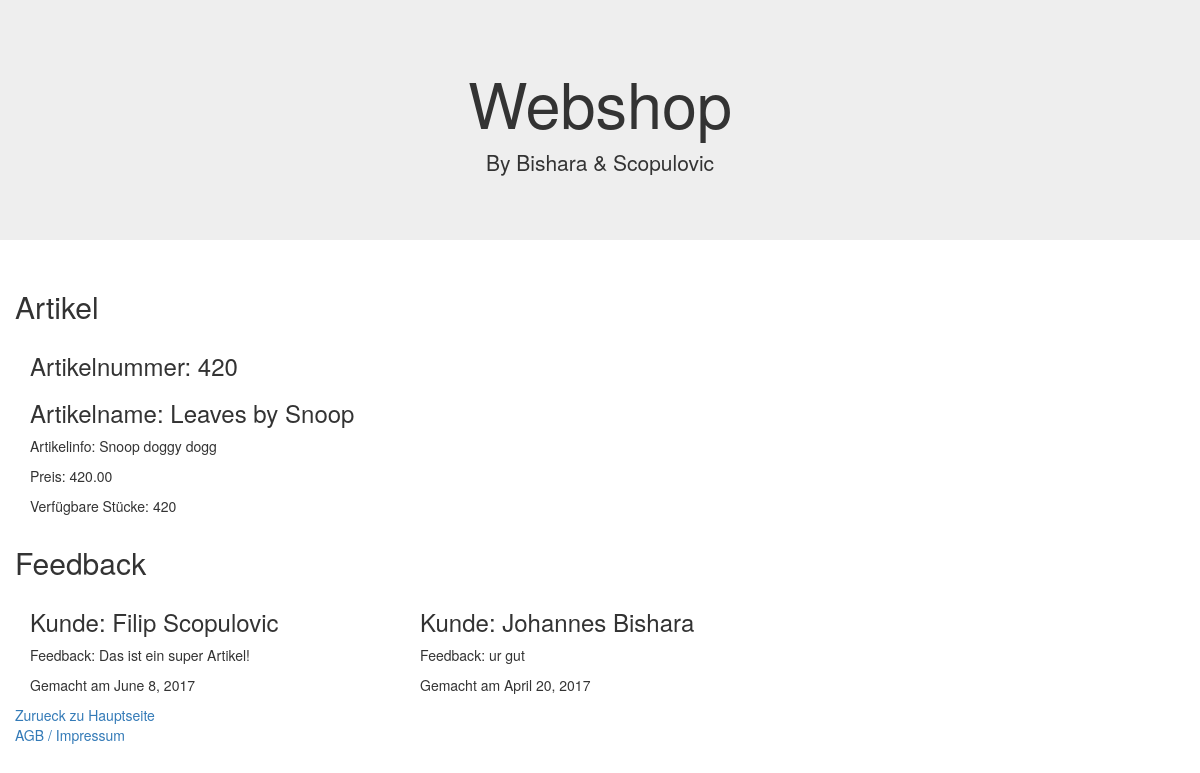
The app's page /shop/420/ with its own data.
### shop/models.py (models this page shows, shortened)
class Artikel(models.Model):
    artikelnummer = models.IntegerField(primary_key=True)
    artikelbez = models.CharField(max_length=255)
    npreis = models.DecimalField(max_digits=7, decimal_places=2)
    verfuegbareStucke = models.SmallIntegerField()
    feedbackartikel = models.ManyToManyField(Kunde, through="Feedback")
    artikelinfo = models.CharField(max_length=255)
    class Meta:
        verbose_name_plural = "Artikel"

class Feedback(models.Model):
    artikel = models.ForeignKey(Artikel, on_delete=models.CASCADE)
    kunde = models.ForeignKey(Kunde, on_delete=models.CASCADE)
    feedbackbewertung = models.CharField(max_length=255)
    feedbackdatum = models.DateField()
    class Meta:
        verbose_name_plural = "Feedbacks"

class Kunde(models.Model):
    name = models.CharField(max_length=255)
    knr = models.IntegerField(primary_key=True)
    email = models.CharField(max_length=255)
    adresse = models.OneToOneField(Adresse, on_delete=models.CASCADE)
    zuletzt_online = models.DateField(null=True)
    class Meta:
        verbose_name_plural = "Kunden"

### shop/views.py (the view)
# urls.py: url(r'(?P<artikel_id>[0-9]+)/$', views.view_artikel, name="view_artikel"),
def view_artikel(request, artikel_id):
    a = get_object_or_404(Artikel, pk=artikel_id)
    f = Feedback.objects.filter(artikel=a)
    return render(request, 'view_artikel.html', {'artikel': a, 'feedback': f})

### shop/templates/view_artikel.html (shortened to what this page needs)
<!DOCTYPE html>
<html lang="en">
<head>
    <link rel="stylesheet" href="https://maxcdn.bootstrapcdn.com/bootstrap/3.3.7/css/bootstrap.min.css">
</head>
<body>
    <div class="jumbotron text-center">
        <h1>Webshop</h1>
        <p>By Bishara & Scopulovic</p>
    </div>
    <div class="container">
        <div class="row">
            <h2>
                Artikel
            </h2>
            <div class="col-sm-4">
                <h3>
                    Artikelnummer: {{ artikel.artikelnummer }}
                </h3>
                <h3>
                    Artikelname: {{ artikel.artikelbez }}
                </h3>
                <p>
                    Artikelinfo: {{ artikel.artikelinfo }}
                </p>
                <p>
                    Preis: {{ artikel.npreis }}
                </p>
                <p>
                    Verfügbare Stücke: {{ artikel.verfuegbareStucke }}
                </p>
            </div>
        </div>
        <div class="row">
            <h2>
                Feedback
            </h2>
            {% for f in feedback %}
                <div class="col-sm-4">
                    <h3>
                        Kunde: {{ f.kunde.name }}
                    </h3>
                    <p>
                        Feedback: {{ f.feedbackbewertung }}
                    </p>
                    <p>
                        Gemacht am {{ f.feedbackdatum }}
                    </p>
                </div>
            {% endfor %}
        </div>
        <div class="row">
            <a href="{% url 'index' %}">Zurueck zu Hauptseite</a>
        </div>
    </div>
    <div class="col-sm-4">
        <a href="{% url 'impressum'%}">AGB / Impressum</a>
    </div>
</body>
</html>

### records on screen
Artikel: artikelnummer "420", artikelbez "Leaves by Snoop", artikelinfo "Snoop doggy dogg", npreis "420.00", verfuegbareStucke "420"
Feedback: kunde.name "Filip Scopulovic", feedbackbewertung "Das ist ein super Artikel!", feedbackdatum "June 8, 2017"
Feedback: kunde.name "Johannes Bishara", feedbackbewertung "ur gut", feedbackdatum "April 20, 2017"
